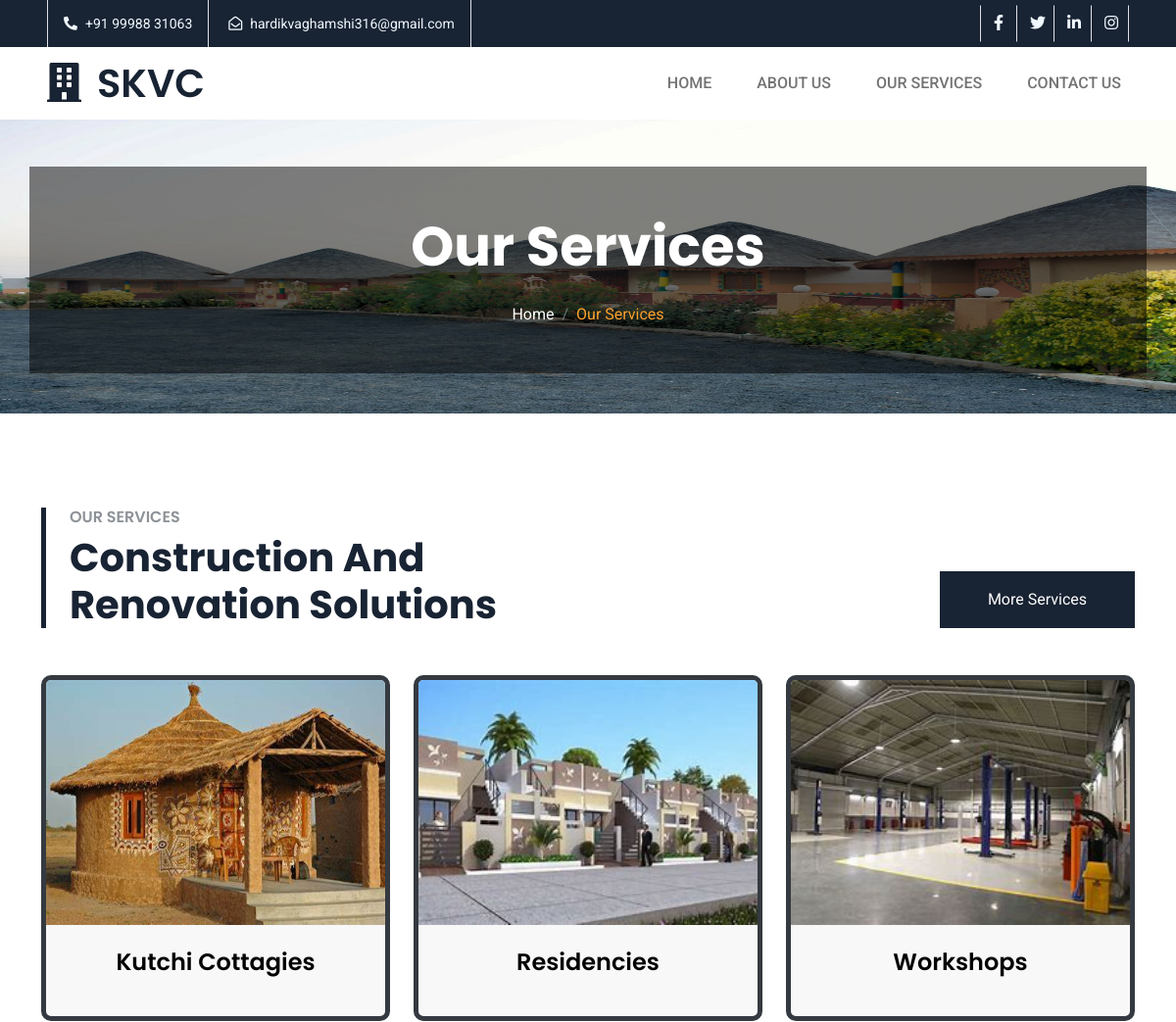
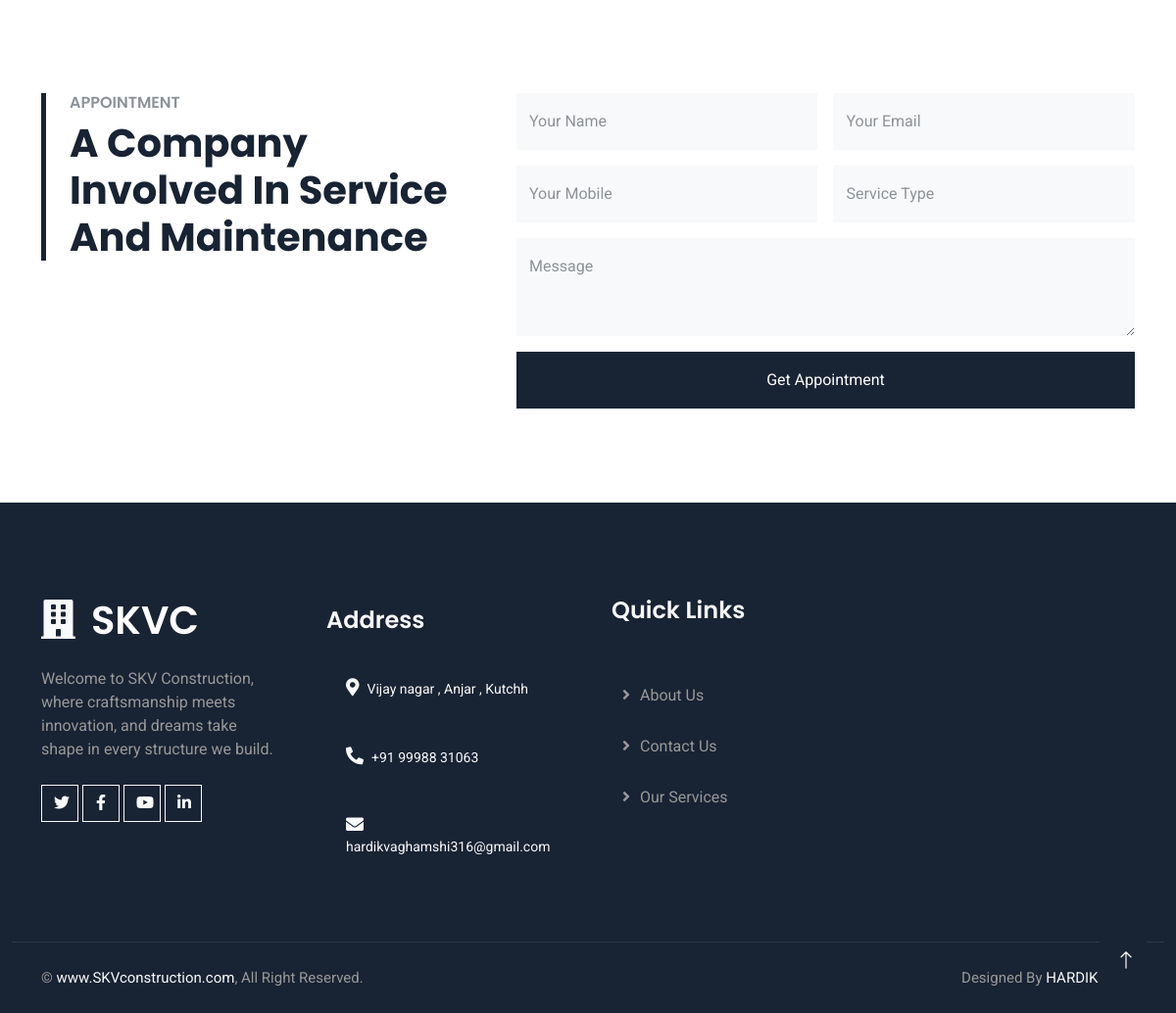
Page /services/ on the committed database (2 pictures, top to bottom).
### SKVC/models.py (models this page shows, shortened)
class Service(models.Model):
    service_id = models.CharField(max_length=20, unique=True)
    title = models.CharField(max_length=255)
    description = models.TextField()
    image = models.ImageField(upload_to='service_images/')

### SKVC/views.py (the view)
# urls.py: path('services/', service, name='service'),
def service(request):
    services = Service.objects.all()
    return render(request, 'service.html', {'services': services})

### SKVC/templates/service.html (shortened to what this page needs)
{% extends 'BASE.html' %}
{% load static  %}
{% block content %}
    <div class="container-fluid page-header py-5 mb-5 wow fadeIn" data-wow-delay="0.1s" style=" height: 300px; background-image: url('/static/img/bhunga.jpg'); background-size: 100% 100%;">
        <div class="container text-center py-5" style="background-color: rgba(0, 0, 0, 0.5);">
            <h1 class="display-4 text-white animated slideInDown mb-4">Our Services</h1>
            <nav aria-label="breadcrumb animated slideInDown">
                <ol class="breadcrumb justify-content-center mb-0">
                    <li class="breadcrumb-item"><a class="text-white" href={% url 'home' %}>Home </a></li>
                    <li class="breadcrumb-item text-primary active" aria-current="page">Our Services</li>
                </ol>
            </nav>
        </div>
    </div>
  <div class="container-xxl py-5">
    <div class="container">
        <div class="row  align-items-end mb-5" >
            <div class="col-lg-6 wow fadeInUp" data-wow-delay="0.1s"style="color:rgb(0, 0, 0)">
                <div class="border-start border-5 border-dark ps-4">
                    <h6 class="text-body text-uppercase mb-2">Our Services</h6>
                    <h1 class="display-6 mb-0">Construction And Renovation Solutions</h1>
                </div>
            </div>
            <div class="col-lg-6 text-lg-end wow fadeInUp" data-wow-delay="0.3s">
                <a class="btn btn-dark py-3 px-5" href="">More Services</a>
            </div>
        </div>
        <div class="row g-4 justify-content-center">
            {% for service in services %}
                <div class="col-lg-4 col-md-6 wow fadeInUp" data-wow-delay="{% cycle '0.3s' '0.1s' %}">
                    <div class="service-item  overflow-hidden h-100" style="background-color: #f8f8f8;border-color: #343a40;" >
                        <a href="{% url 'service_detail' pk=service.pk %}">
                            <img src="{{ MEDIA_URL }}{{ service.image.url }}" alt="{{ service.title }}" style="width: 100%;height: 250px;">
                        </a>
                        <div class="service-text position-relative text-center h-100 p-4"style = "border-top: 2px;border-color: #d9d9d9;">
                            <h5 class="mb-3" style="color: rgb(3, 3, 3); ">{{ service.title }}</h5>
                        </div>
                    </div>
                </div>
            {% endfor %}
        </div>
    </div>
</div>
  <div class="container-xxl py-5">
    <div class="container">
        <div class="row g-5">
            <div class="col-lg-5 col-md-6 wow fadeInUp" data-wow-delay="0.1s">
                <div class="border-start border-5 border-dark ps-4 mb-5">
                    <h6 class="text-body text-uppercase mb-2">Appointment</h6>
                    <h1 class="display-6 mb-0">A Company Involved In Service And Maintenance</h1>
                </div>
            </div>
            <div class="col-lg-7 col-md-6 wow fadeInUp" data-wow-delay="0.5s">
                <form method="post" action="{% url 'appointment' %}">
                    <div class="row g-3">
                        <div class="col-sm-6">
                            <div class="form-floating">
                                <input type="text" class="form-control bg-light border-0" id="cname" name="cname" placeholder="Customer Name">
                                <label for="gname">Your Name</label>
                            </div>
                        </div>
                        <div class="col-sm-6">
                            <div class="form-floating">
                                <input type="email" class="form-control bg-light border-0" id="gmail" name="cmail" placeholder="Customer Email">
                                <label for="gmail">Your Email</label>
                            </div>
                        </div>
                        <div class="col-sm-6">
                            <div class="form-floating">
                                <input type="text" class="form-control bg-light border-0" id="cnumber" name="cnumber" placeholder="YOUR NUMBER">
                                <label for="cname">Your Mobile</label>
                            </div>
                        </div>
                        <div class="col-sm-6">
                            <div class="form-floating">
                                <input type="text" class="form-control bg-light border-0" id="service_type" name="service_type" placeholder="service type">
                                <label for="cage">Service Type</label>
                            </div>
                        </div>
                        <div class="col-12">
                            <div class="form-floating">
                                <textarea class="form-control bg-light border-0" name="message" placeholder="Leave a message here" id="message" style="height: 100px"></textarea>
                                <label for="message">Message</label>
                            </div>
                        </div>
                        <div class="col-12">
                            <button class="btn btn-dark w-100 py-3" type="submit">Get Appointment</button>
                        </div>
                    </div>
                </form>
            </div>
        </div>
    </div>
  </div>
{% endblock %}

### SKVC/static/css/style1.css (style rules this page uses)
:root { --primary: #FDA12B; --secondary: #8D9297; --light: #F8F9FA; --dark: #182333; }
.btn { font-weight: 500; transition: .5s; }
.service-text::before { position: relative; content: ""; width: 100%; height: auto; top: 0; left: 0; background: var(--primary); opacity: 0; transition: .5s; }
.service-item { border: 5px solid #ddd; border-radius: 10px; }
.service-text * { position: relative; transition: .5s; z-index: 1; }
.service-item img { max-width: 100%; height: 70%; transition: transform 0.3s; }
.service-item h5 { font-size: 1.5rem; margin-bottom: 0.5rem; color: #333; }

### rows in the picture
Service: image (picture), title "Kutchi Cottagies"
Service: image (picture), title "Residencies"
Service: image (picture), title "Workshops"
